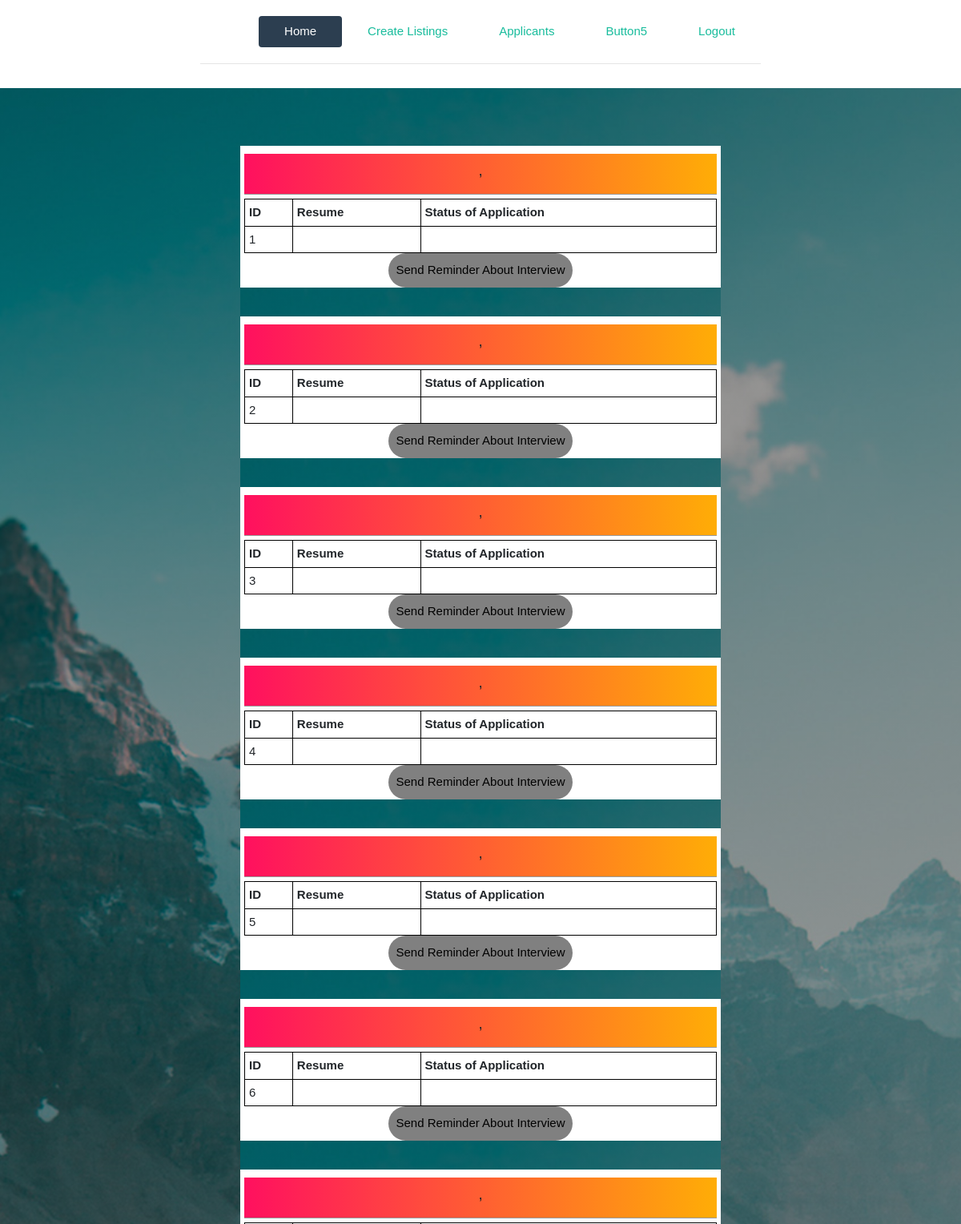
The page /jobapp/recruiter/recruiter_applicants.php on the database its author committed.
### tables this page shows
CREATE TABLE `Applicants` (
  `Applicants_ID` int(50) NOT NULL,
  `first_name` varchar(50) NOT NULL,
  `last_name` varchar(50) NOT NULL,
  `email` varchar(50) NOT NULL,
  `jobID` int(11) NOT NULL,
  `useroremployee` varchar(2) NOT NULL
);

### jobapp/recruiter/recruiter_applicants.php (the view, shortened to what this page needs)
<?php include 'inc/rheader.php'; ?>
<html>
<body>
<?php
$username = "root";
$password = "mysql";
$database = "project_schema";
$mysqli = new mysqli("localhost", $username, $password, $database);
$query = "SELECT * FROM Applicants";
if ($result = $mysqli->query($query)) {
    while ($row = $result->fetch_assoc()) {
        $field1name = $row["Applicants_ID"];
        $field2name = $row["Name"];
        $field3name = $row["Last_Name"];
        $field4name = $row["Resume"];
        $field5name = $row["StatusOfApplication"];
        echo '<html>
<head>
<style>
    table, th, td {
      border: 1px solid black;
      border-collapse: collapse;
    }
    th, td {
      padding: 5px;
      text-align: left;
    }
</style>
<html>
<head>
    <meta charset="utf-8"/>
    <title>Applicants</title>
    <link rel="stylesheet" href="rstyle.css"/>
<div class="hero">
  <div class="applicant-box">
    <div class="app-title" style="width:100%">
              <h5>'.$field3name.', '.$field2name.'</h5>
    </div>
    <div class="form-popup" id="myForm">
  <form action="/action_page.php" class="form-container">
    <h3>Interview Reminder</h3>
    <label for="email"><b>Applicant: '.$field3name.', '.$field2name.'</b></label>
    <label for="email"><b>Email: *get email from db*</b></label>
    <label for="psw"><b>Date of Interview:</b></label>
    <input type="date" placeholder="Enter Date of Interview:" name="psw" required>
    <label for="psw"><b>Time of Interview:</b></label>
    <input type="time" placeholder="Enter Date of Interview:" name="psw" required>
    <button type="submit" class="btn">Send Reminder</button>
    <button type="submit" class="btn cancel" onclick="closeForm()">Close</button>
  </form>
</div>
      <table class="app-table" style="width:100%">
      <tr>
          <th>ID</th>
          <th>Resume</th>
          <th>Status of Application</th>
      </tr>
      <tr>
          <td>'.$field1name.'</td>
          <td>'.$field4name.'</td>
          <td>'.$field5name.'</td>
      </tr>
      </table>
      <button class="reminder-btn" onclick="openForm()">Send Reminder About Interview</button>
      <script>
    function openForm() {
        document.getElementById("myForm").style.display = "block";
    }
    function closeForm() {
        document.getElementById("myForm").style.display = "none";
    }
    </script>';
    }
}
?>
</body>
</html>

### jobapp/recruiter/inc/rheader.php (shortened to what this page needs)
<!DOCTYPE html>
<html>
<head>
    <link rel="stylesheet" href="https://bootswatch.com/4/flatly/bootstrap.min.css">
    <link rel="stylesheet" href="css/styles.css">
</head>
<body>
    <div class="container">
      <div class="header clearfix">
        <nav>
          <ul class="nav nav-pills float-right">
            <li class="nav-item"><a class="nav-link active" href="./recruiter_home.php">Home </a></li>
            <li class="nav-item"><a class="nav-link" href="ind.php">Create Listings</a></li>
            <li class="nav-item"><a class="nav-link" href="./recruiter_applicants.php">Applicants</a></li>
            <li class="nav-item"><a class="nav-link" href="./recruiter_page5.php">Button5</a></li>
            <li class="nav-item"><a class="nav-link" href="../logout.php">Logout</a></li>
          </ul>
        </nav>
      </div>

### jobapp - Apr. 6/css/styles.css (style rules this page uses)
body { padding-top: 20px; padding-bottom: 20px; }
.header, .marketing, .footer { padding-right: 15px; padding-left: 15px; }
.header { padding-bottom: 20px; border-bottom: 1px solid #e5e5e5; }
@media (min-width: 768px) { .container { max-width: 730px; } }
@media screen and (min-width: 768px) { .header, .marketing, .footer { padding-right: 0; padding-left: 0; } }
@media screen and (min-width: 768px) { .header { margin-bottom: 30px; } }

### jobapp/recruiter/rstyle.css (style rules this page uses)
* { margin: 0; padding: 0; font-family: sans-serif; }
.hero { height: 100%; width: 100%; left: 0; background-image: linear-gradient(rgba(0,0,0,0.4),rgba(0,0,0,0.4)),url("img/banner.jpg"); background-position: center; background-size: cover; position: absolute; }
.applicant-box { width: 600px; height: inherit; position: relative; margin: 6% auto; background: #fff; padding: 5px; overflow: hidden; }
.app-title { width: 100%; padding: 10px 0; margin: 5px 0; border-left: 0; border-top: 0; border-right: 0; border-bottom: 1px solid #999; background: linear-gradient(to right, #ff105f, #ffad06); text-align: center; }
.reminder-btn { width: auto; padding: 10px 10px; cursor: pointer; display: block; margin: auto; background: grey; border: 0; outline-color: black; outline-width: thick; border-radius: 30px; }

### jobapp/recruiter/recruiter_applicants.php (style rules this page uses)
table, th, td { border: 1px solid black; border-collapse: collapse; }
th, td { padding: 5px; text-align: left; }

### rows shown on the page
applicants: Applicants_ID "1"
applicants: Applicants_ID "2"
applicants: Applicants_ID "3"
applicants: Applicants_ID "4"
applicants: Applicants_ID "5"
applicants: Applicants_ID "6"
